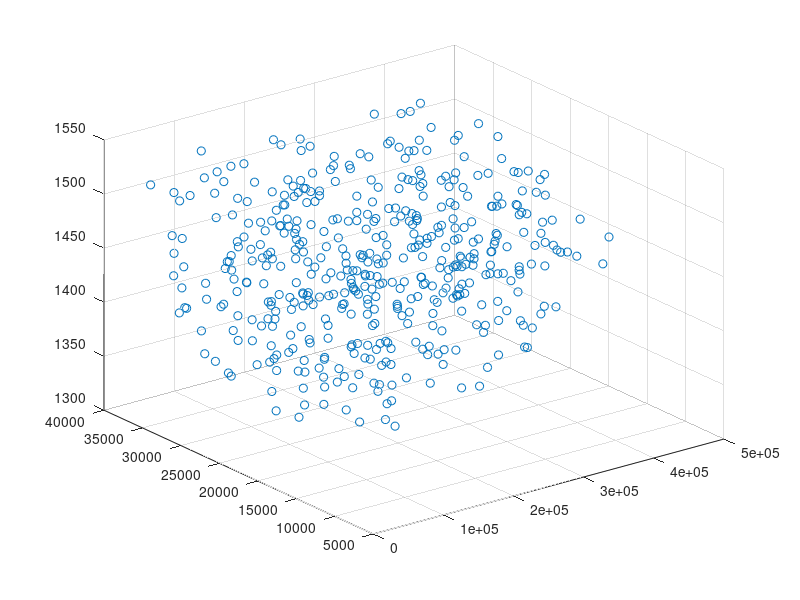

Reproduce this figure in MATLAB. (Note: this script raises an error after producing the figure.)
%% =====================================================================
% Script: Figure_S5.m
% Purpose: (a) Produce the different panels of Figure S5 from the paper
%          (b) Using the results derived from the insilico population
%          classification, show how cell states of drug-sensitivity are determined by a
%          dose-dependent hyperplane in parameter landscapes specifically
%          focusing on (pC80, FLIP0, K_deg)
%  The classification threshold is inferred from the 25 ng TRAIL dataset
%  and then applied to classify the 50 ng and 100 ng datasets.

clear all
close all
clc 

% load the sampling
load('sampling.mat')

% load the in-silico data already classified using the procedure described
% in Section 4.1 of the manuscript
% In-silico classified data are matrices (1000,8) - 1000 in silico cells, 8
% attributess
% Specifically the columns represent [cell name, max_der_FRET, pC80, FLIP0,
% K_deg, phenotype]

load('data_classification_25ng.mat')
load('data_classification_50ng.mat')
load('data_classification_100ng.mat')

% ******* Define color for each dose **************

col_dose_25ng = [1 0.8 0.4];
col_dose_50ng = [1 0.9 0.5];
col_dose_100ng = [1 1 0.7 ];

% Number of simulated cells
N_sim = 1000;

% Set the color for the cells fate
color_sen = [0.6350 0.0780 0.1840];
color_res = [0 0.4470 0.7410];

% Set the boundaries for the graphic representation of the sampling
min_pC80_val = min(sampling(:,1));
max_pC80_val = max(sampling(:,1));
min_FLIP0_val = min(sampling(:,2));
max_FLIP0_val = max(sampling(:,2));
min_alpha0_val = min(sampling(:,3));
max_alpha0_val = max(sampling(:,3));
min_alpha1_val = min(sampling(:,4));
max_alpha1_val = max(sampling(:,4));
min_Kdeg_val = min(sampling(:,5));
max_Kdeg_val = max(sampling(:,5));

% Grid points for the surface 
surf_grid_points = 200;

% Combine the data for all doses
pC80_values_25ng = [data_classified_25ng(:,3)];
FLIP0_values_25ng = [data_classified_25ng(:,4)];
alpha0_values_25ng = [data_classified_25ng(:,5)];
alpha1_values_25ng = [data_classified_25ng(:,6)];
Kdeg_values_25ng = [data_classified_25ng(:,7)];
dose_values_25ng = 25 * ones(N_sim, 1);
class_labels_25ng = [data_classified_25ng(:,8)];
class_labels_25ng(class_labels_25ng == -1) = 0;

find_N_S_25ng = find(class_labels_25ng==0);
N_S_25ng = find_N_S_25ng(end);

% Final in-silico dataset
data_combined_25ng = [pC80_values_25ng, FLIP0_values_25ng, alpha0_values_25ng, alpha1_values_25ng, Kdeg_values_25ng, dose_values_25ng, class_labels_25ng];

% Extract features and labels
X_25ng = data_combined_25ng(:, [1,2,5]); % pC80, FLIP0, Kdeg, and Dose - input data 
y_25ng = data_combined_25ng(:, 7);  % Labels (0: sensitive, 1: resistant) - output data

figure(1)
p1=scatter3(X_25ng(y_25ng == 1, 1), X_25ng(y_25ng == 1, 2), X_25ng(y_25ng == 1, 3)); % Resistant
p1.Marker='o';
p1.MarkerFaceColor=color_res;
p1.MarkerFaceAlpha = 0.7;
p1.MarkerEdgeColor=color_res;
hold on
p1=scatter3(X_25ng(y_25ng == 0, 1), X_25ng(y_25ng == 0, 2), X_25ng(y_25ng == 0, 3)); % Sensitive
p1.Marker='o';
p1.MarkerFaceColor=color_sen;
p1.MarkerFaceAlpha = 0.7;
p1.MarkerEdgeColor=color_sen;
xlabel('pC80 (number of molecules)','FontSize',8);
ylabel('FLIP0 (number of molecules)','FontSize',8);
zlabel('Kdeg (a.u.)','FontSize',8);

% Extract features and labels
X_25ng = data_combined_25ng(:, [1,2,3]); % pC80, FLIP0, alpha0, and Dose - input data 
y_25ng = data_combined_25ng(:, 7);  % Labels (0: sensitive, 1: resistant) - output data

figure(2)
p1=scatter3(X_25ng(y_25ng == 1, 1), X_25ng(y_25ng == 1, 2), X_25ng(y_25ng == 1, 3)); % Resistant
p1.Marker='o';
p1.MarkerFaceColor=color_res;
p1.MarkerFaceAlpha = 0.7;
p1.MarkerEdgeColor=color_res;
hold on
p1=scatter3(X_25ng(y_25ng == 0, 1), X_25ng(y_25ng == 0, 2), X_25ng(y_25ng == 0, 3)); % Sensitive
p1.Marker='o';
p1.MarkerFaceColor=color_sen;
p1.MarkerFaceAlpha = 0.7;
p1.MarkerEdgeColor=color_sen;
xlabel('pC80 (number of molecules)','FontSize',8);
ylabel('FLIP0 (number of molecules)','FontSize',8);
zlabel('alpha0 (a.u.)','FontSize',8);

% Extract features and labels
X_25ng = data_combined_25ng(:, [1,2,4]); % pC80, FLIP0, alpha1, and Dose - input data 
y_25ng = data_combined_25ng(:, 7);  % Labels (0: sensitive, 1: resistant) - output data

figure(3)
p1=scatter3(X_25ng(y_25ng == 1, 1), X_25ng(y_25ng == 1, 2), X_25ng(y_25ng == 1, 3)); % Resistant
p1.Marker='o';
p1.MarkerFaceColor=color_res;
p1.MarkerFaceAlpha = 0.7;
p1.MarkerEdgeColor=color_res;
hold on
p1=scatter3(X_25ng(y_25ng == 0, 1), X_25ng(y_25ng == 0, 2), X_25ng(y_25ng == 0, 3)); % Sensitive
p1.Marker='o';
p1.MarkerFaceColor=color_sen;
p1.MarkerFaceAlpha = 0.7;
p1.MarkerEdgeColor=color_sen;
xlabel('pC80 (number of molecules)','FontSize',8);
ylabel('FLIP0 (number of molecules)','FontSize',8);
zlabel('alpha1 (a.u.)','FontSize',8);

% Extract features and labels
X_25ng = data_combined_25ng(:, [3,4,5]); % alpha0, alpha1, Kdeg, and Dose - input data 
y_25ng = data_combined_25ng(:, 7);  % Labels (0: sensitive, 1: resistant) - output data

figure(4)
p1=scatter3(X_25ng(y_25ng == 1, 1), X_25ng(y_25ng == 1, 2), X_25ng(y_25ng == 1, 3)); % Resistant
p1.Marker='o';
p1.MarkerFaceColor=color_res;
p1.MarkerFaceAlpha = 0.7;
p1.MarkerEdgeColor=color_res;
hold on
p1=scatter3(X_25ng(y_25ng == 0, 1), X_25ng(y_25ng == 0, 2), X_25ng(y_25ng == 0, 3)); % Sensitive
p1.Marker='o';
p1.MarkerFaceColor=color_sen;
p1.MarkerFaceAlpha = 0.7;
p1.MarkerEdgeColor=color_sen;
xlabel('alpha0 (a.u.)','FontSize',8);
ylabel('alpha1 (a.u.)','FontSize',8);
zlabel('Kdeg (a.u.)','FontSize',8);

% Selecting data to find the hyperplanes expression 
% Remove the value for Kdeg to apply the svm methid to find the hyperplane
find_N_S_25ng = find(data_classified_25ng(:,end)==0);
Kdeg_values_R_25ng = Kdeg_values_25ng((N_S_25ng+1):end);
min_Kdeg_25ng = min(Kdeg_values_R_25ng);
data_combined_25ng = data_combined_25ng(data_combined_25ng(:,5) >= min_Kdeg_25ng, :);

% Extract features and labels
X_25ng = data_combined_25ng(:, [1,2,5]); % pC80, FLIP0, Kdeg, and Dose - input data 
y_25ng = data_combined_25ng(:, 7);  % Labels (0: sensitive, 1: resistant) - output data


figure(5)
p1=scatter3(X_25ng(y_25ng == 1, 1), X_25ng(y_25ng == 1, 2), X_25ng(y_25ng == 1, 3)); % Resistant
p1.Marker='o';
p1.MarkerFaceColor=color_res;
p1.MarkerFaceAlpha = 0.7;
p1.MarkerEdgeColor=color_res;
hold on
p1=scatter3(X_25ng(y_25ng == 0, 1), X_25ng(y_25ng == 0, 2), X_25ng(y_25ng == 0, 3)); % Sensitive
p1.Marker='o';
p1.MarkerFaceColor=color_sen;
p1.MarkerFaceAlpha = 0.7;
p1.MarkerEdgeColor=color_sen;
xlabel('pC80 (number of molecules)','FontSize',8);
ylabel('FLIP0 (number of molecules)','FontSize',8);
zlabel('Kdeg (a.u.)','FontSize',8);

% Extract features and labels
X_25ng = data_combined_25ng(:, [1,2,3]); % pC80, FLIP0, Kdeg, and Dose - input data 
y_25ng = data_combined_25ng(:, 7);  % Labels (0: sensitive, 1: resistant) - output data

figure(6)
p1=scatter3(X_25ng(y_25ng == 1, 1), X_25ng(y_25ng == 1, 2), X_25ng(y_25ng == 1, 3)); % Resistant
p1.Marker='o';
p1.MarkerFaceColor=color_res;
p1.MarkerFaceAlpha = 0.7;
p1.MarkerEdgeColor=color_res;
hold on
p1=scatter3(X_25ng(y_25ng == 0, 1), X_25ng(y_25ng == 0, 2), X_25ng(y_25ng == 0, 3)); % Sensitive
p1.Marker='o';
p1.MarkerFaceColor=color_sen;
p1.MarkerFaceAlpha = 0.7;
p1.MarkerEdgeColor=color_sen;
xlabel('pC80 (number of molecules)','FontSize',8);
ylabel('FLIP0 (number of molecules)','FontSize',8);
zlabel('alpha0 (a.u.)','FontSize',8);

% Extract features and labels
X_25ng = data_combined_25ng(:, [1,2,4]); % pC80, FLIP0, Kdeg, and Dose - input data 
y_25ng = data_combined_25ng(:, 7);  % Labels (0: sensitive, 1: resistant) - output data

figure(7)
p1=scatter3(X_25ng(y_25ng == 1, 1), X_25ng(y_25ng == 1, 2), X_25ng(y_25ng == 1, 3)); % Resistant
p1.Marker='o';
p1.MarkerFaceColor=color_res;
p1.MarkerFaceAlpha = 0.7;
p1.MarkerEdgeColor=color_res;
hold on
p1=scatter3(X_25ng(y_25ng == 0, 1), X_25ng(y_25ng == 0, 2), X_25ng(y_25ng == 0, 3)); % Sensitive
p1.Marker='o';
p1.MarkerFaceColor=color_sen;
p1.MarkerFaceAlpha = 0.7;
p1.MarkerEdgeColor=color_sen;
xlabel('pC80 (number of molecules)','FontSize',8);
ylabel('FLIP0 (number of molecules)','FontSize',8);
zlabel('alpha1 (a.u.)','FontSize',8);

% Extract features and labels
X_25ng = data_combined_25ng(:, [3,4,5]); % pC80, FLIP0, Kdeg, and Dose - input data 
y_25ng = data_combined_25ng(:, 7);  % Labels (0: sensitive, 1: resistant) - output data

figure(8)
p1=scatter3(X_25ng(y_25ng == 1, 1), X_25ng(y_25ng == 1, 2), X_25ng(y_25ng == 1, 3)); % Resistant
p1.Marker='o';
p1.MarkerFaceColor=color_res;
p1.MarkerFaceAlpha = 0.7;
p1.MarkerEdgeColor=color_res;
hold on
p1=scatter3(X_25ng(y_25ng == 0, 1), X_25ng(y_25ng == 0, 2), X_25ng(y_25ng == 0, 3)); % Sensitive
p1.Marker='o';
p1.MarkerFaceColor=color_sen;
p1.MarkerFaceAlpha = 0.7;
p1.MarkerEdgeColor=color_sen;
xlabel('alpha0 (a.u.)','FontSize',8);
ylabel('alpha1 (a.u.)','FontSize',8);
zlabel('Kdeg (a.u.)','FontSize',8);
%% ----------- Uniform figures for the paper -----------------
% Find figures
figs = findall(0, 'Type', 'figure');

% Define desired size
fig_width = 500;
fig_height = 500;

% Resize all figures
for i = 1:length(figs)
    set(figs(i), 'Position', [100*i, 100*i, fig_width, fig_height]);
end

% Apply to all scatter objects in all figures
scatter_objects = findall(0, 'Type', 'scatter');
set(scatter_objects, 'MarkerFaceAlpha', 0.4);
set(scatter_objects, 'Marker', 'o');
set(scatter_objects, 'SizeData', 80);
set(scatter_objects, 'MarkerEdgeColor', 'flat');

% Apply axis square to all subplots (axes)
all_axes = findall(figs, 'Type', 'axes');
for ax = all_axes'
    axis(ax, 'square');
end
